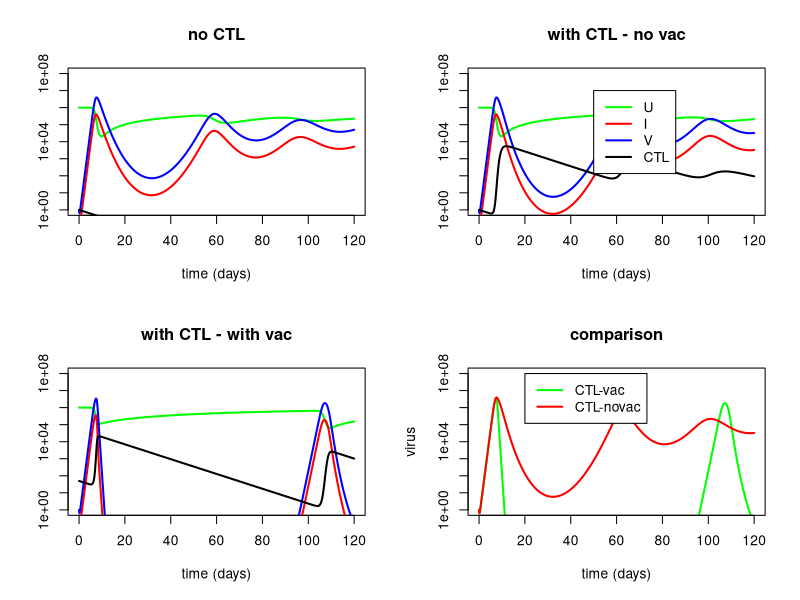

Reproduce this figure in R.
############################################################
##a model for HIV infection with a CTL immune responses
##written by Andreas Handel, ahandel@uga.edu, last change 6/25/2013
############################################################
rm(list=ls()) #this clears the workspace to make sure no leftover variables are floating around. Not strictly needed
#graphics.off(); #close all graphics windows
require(deSolve)  #loads ODE solver package

#functions come first, main program below

###################################################################
#function that specificies the ode model called by lsoda (the ode solver) 
###################################################################
#Note: In contrast to previous programs, here we don't send the paramater values into the ODE function, instead they are treated as global variables. 
#This is bad programming style! But it makes coding easier :) Just make sure you keep track of where you define variables 
odeequations=function(t,y,parms) #lsoda requires parms to be there, even though it's empty
{ 
  	Utc=y[1]; Itc=y[2]; Vir=y[3]; CTL=y[4];  #uninfected cells, infected cells, virus, CTL
   
	  #these are the differential equations for uninfected cells, infected cells and virus
		dUtcdt=lambda-d*Utc-b*Vir*Utc;
		dItcdt=b*Vir*Utc-delta*Itc-k*Itc*CTL;
		dVirdt=p*Itc-clear*Vir;
		dCTLdt=a*CTL*Vir-w*CTL; 
		
		return(list(c(dUtcdt,dItcdt,dVirdt,dCTLdt))); 

} #end function specifying the ODEs

###################################################################
#main program
###################################################################
  tmax=120;              
  timevec=seq(0,tmax,0.1); #vector of times for which integration is evaluated (from 0 to 50 days in steps of 0.1)
## play around with kill rate and activation rate of T-cells
  #orginal values:
  #k1=5e-5;k2=5e-5;k3=6e-5;	
  k1=5e-5;k2=5e-5;k3=6e-5;	
  
  #values for model parameters, units are assumed to be 1/days
	lambda=1e4;
	d=0.01;
	b=5e-7;
  delta=1;
	p=50;
	clear=5;
  w=0.1;
  k=k1;

	#set initial condition 
	Utc0=1e6; #initial number of uninfected cells  
	Vir0=1; #initial number for free virus V 
  Itc0=0; #initial number of infected cells 
	CTL0=1; #initial number of activated effector CTL (arbitrary scale)
  Y0=c(Utc0, Itc0, Vir0, CTL0);  #combine initial conditions into a vector 
    				
	#integrate model without CTL dynamics 
  a=0;  
  #Note: In contrast to previous programs, here we don't send the paramater values into the ODE function, instead they are treated as global variables. 
  #This is bad programming style! But it makes coding easier :) Just make sure you keep track of where you define variables 
  #Therefore "parms" is empty and is not used in the ode function
  odeoutput1=lsoda(Y0,timevec,odeequations,parms="",atol=1e-5); 
  #integrate model with the predator-prey CTL dynamics, unvaccinated 
  a=1e-6; 
  k=k2;
  CTL0=1; #initial number of activated effector CTL (arbitrary scale)
  Y0=c(Utc0, Itc0, Vir0, CTL0);  #combine initial conditions into a vector 
  odeoutput2=lsoda(Y0,timevec,odeequations,parms="",atol=1e-5);

  #integrate model with the predator-prey CTL dynamics, vaccinated (implemented as increased a)
  #change any of a/k/CTL0 to simulate greater effectiveness/numbers of memory CTL
  a=1.5e-6; 
  k=6e-4;
  CTL0=50; #initial number of activated effector CTL (arbitrary scale)
  Y0=c(Utc0, Itc0, Vir0, CTL0);  #combine initial conditions into a vector 
  odeoutput3=lsoda(Y0,timevec,odeequations,parms="",atol=1e-5);
  
  #if the plot looks too crowded in the plot window inside RStudio,
  #uncomment the following line to open a new plotting window
  #windows(width=8,height=8)

  #another way to split the graphics window into several parts
  layout(matrix(c(1,2,3,4),ncol=2, byrow=T))
    
  #plot results
  ymin=1; ymax=1e8;
  #model without IR 
  plot(odeoutput1[,1],odeoutput1[,2],type="l",xlab="time (days)",ylab="",main="no CTL",col="green",lwd=2,log="y",xlim=c(0,tmax),ylim=c(ymin,ymax))
  lines(odeoutput1[,1],odeoutput1[,3],type="l",col="red",lwd=2)
  lines(odeoutput1[,1],odeoutput1[,4],type="l",col="blue",lwd=2)
  lines(odeoutput1[,1],odeoutput1[,5],type="l",col="black",lwd=2)
  
  #model with predator-prey (PP) IR, no vaccination 
  plot(odeoutput2[,1],odeoutput2[,2],type="l",xlab="time (days)",ylab="",main="with CTL - no vac",col="green",lwd=2,log="y",xlim=c(0,tmax),ylim=c(ymin,ymax))
  lines(odeoutput2[,1],odeoutput2[,3],type="l",col="red",lwd=2)
  lines(odeoutput2[,1],odeoutput2[,4],type="l",col="blue",lwd=2)
  lines(odeoutput2[,1],odeoutput2[,5],type="l",col="black",lwd=2)
  legend(50,1e7, c("U","I","V","CTL"),col = c("green","red","blue","black"),lwd=2)
  
  #model with predator-prey (PP) IR, with vaccination 
  plot(odeoutput3[,1],odeoutput3[,2],type="l",xlab="time (days)",ylab="",main="with CTL - with vac",col="green",lwd=2,log="y",xlim=c(0,tmax),ylim=c(ymin,ymax))
  lines(odeoutput3[,1],odeoutput3[,3],type="l",col="red",lwd=2)
  lines(odeoutput3[,1],odeoutput3[,4],type="l",col="blue",lwd=2)
  lines(odeoutput3[,1],odeoutput3[,5],type="l",col="black",lwd=2)
  
  #this plots virus load for vaccinated and non-vaccinated animals
  plot(odeoutput3[,1],odeoutput3[,4],type="l",xlab="time (days)",ylab="virus",main="comparison",col="green",lwd=2,log="y",xlim=c(0,tmax),ylim=c(1,ymax))
  lines(odeoutput2[,1],odeoutput2[,4],type="l",col="red",lwd=2)
  legend(20,1e8, c("CTL-vac","CTL-novac"),col = c("green","red"),lwd=2,lty=c(1,1))
   
  
###################################################################
#end main program
###################################################################                       
